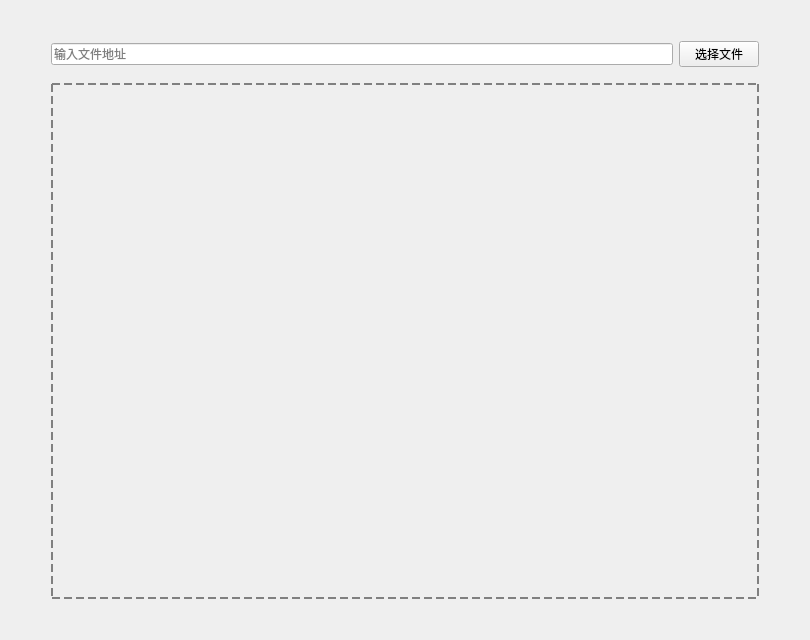
<?xml version="1.0" encoding="UTF-8"?>
<ui version="4.0">
 <class>Form</class>
 <widget class="QWidget" name="Form">
  <property name="geometry">
   <rect>
    <x>0</x>
    <y>0</y>
    <width>810</width>
    <height>640</height>
   </rect>
  </property>
  <property name="windowTitle">
   <string>Form</string>
  </property>
  <layout class="QVBoxLayout" name="verticalLayout">
   <item>
    <spacer name="verticalSpacer">
     <property name="orientation">
      <enum>Qt::Vertical</enum>
     </property>
     <property name="sizeType">
      <enum>QSizePolicy::Fixed</enum>
     </property>
     <property name="sizeHint" stdset="0">
      <size>
       <width>20</width>
       <height>30</height>
      </size>
     </property>
    </spacer>
   </item>
   <item>
    <layout class="QHBoxLayout" name="horizontalLayout">
     <property name="sizeConstraint">
      <enum>QLayout::SetMinimumSize</enum>
     </property>
     <item>
      <spacer name="horizontalSpacer_2">
       <property name="orientation">
        <enum>Qt::Horizontal</enum>
       </property>
       <property name="sizeType">
        <enum>QSizePolicy::Fixed</enum>
       </property>
       <property name="sizeHint" stdset="0">
        <size>
         <width>40</width>
         <height>20</height>
        </size>
       </property>
      </spacer>
     </item>
     <item>
      <widget class="LineEdit" name="lineEdit">
       <property name="placeholderText">
        <string>输入文件地址</string>
       </property>
      </widget>
     </item>
     <item>
      <widget class="open_select_button" name="selectButton">
       <property name="text">
        <string>选择文件</string>
       </property>
      </widget>
     </item>
     <item>
      <spacer name="horizontalSpacer">
       <property name="orientation">
        <enum>Qt::Horizontal</enum>
       </property>
       <property name="sizeType">
        <enum>QSizePolicy::Fixed</enum>
       </property>
       <property name="sizeHint" stdset="0">
        <size>
         <width>40</width>
         <height>20</height>
        </size>
       </property>
      </spacer>
     </item>
    </layout>
   </item>
   <item>
    <spacer name="verticalSpacer_2">
     <property name="orientation">
      <enum>Qt::Vertical</enum>
     </property>
     <property name="sizeType">
      <enum>QSizePolicy::Fixed</enum>
     </property>
     <property name="sizeHint" stdset="0">
      <size>
       <width>20</width>
       <height>10</height>
      </size>
     </property>
    </spacer>
   </item>
   <item>
    <layout class="QHBoxLayout" name="horizontalLayout_2">
     <property name="sizeConstraint">
      <enum>QLayout::SetDefaultConstraint</enum>
     </property>
     <item>
      <spacer name="horizontalSpacer_3">
       <property name="orientation">
        <enum>Qt::Horizontal</enum>
       </property>
       <property name="sizeType">
        <enum>QSizePolicy::Fixed</enum>
       </property>
       <property name="sizeHint" stdset="0">
        <size>
         <width>40</width>
         <height>20</height>
        </size>
       </property>
      </spacer>
     </item>
     <item>
      <widget class="QStackedWidget" name="switch_show">
       <property name="sizePolicy">
        <sizepolicy hsizetype="Expanding" vsizetype="Expanding">
         <horstretch>0</horstretch>
         <verstretch>0</verstretch>
        </sizepolicy>
       </property>
       <property name="styleSheet">
        <string notr="true">border: 2px dashed gray;</string>
       </property>
       <property name="currentIndex">
        <number>0</number>
       </property>
       <widget class="file_get_label" name="inputs">
        <property name="sizePolicy">
         <sizepolicy hsizetype="Expanding" vsizetype="Expanding">
          <horstretch>0</horstretch>
          <verstretch>0</verstretch>
         </sizepolicy>
        </property>
        <property name="styleSheet">
         <string notr="true">border: None;</string>
        </property>
       </widget>
       <widget class="file_loading_ring" name="loads">
        <property name="styleSheet">
         <string notr="true">border: None;</string>
        </property>
       </widget>
      </widget>
     </item>
     <item>
      <spacer name="horizontalSpacer_4">
       <property name="orientation">
        <enum>Qt::Horizontal</enum>
       </property>
       <property name="sizeType">
        <enum>QSizePolicy::Fixed</enum>
       </property>
       <property name="sizeHint" stdset="0">
        <size>
         <width>40</width>
         <height>20</height>
        </size>
       </property>
      </spacer>
     </item>
    </layout>
   </item>
   <item>
    <spacer name="verticalSpacer_3">
     <property name="orientation">
      <enum>Qt::Vertical</enum>
     </property>
     <property name="sizeType">
      <enum>QSizePolicy::Fixed</enum>
     </property>
     <property name="sizeHint" stdset="0">
      <size>
       <width>20</width>
       <height>30</height>
      </size>
     </property>
    </spacer>
   </item>
  </layout>
 </widget>
 <customwidgets>
  <customwidget>
   <class>LineEdit</class>
   <extends>QLineEdit</extends>
   <header>qfluentwidgets</header>
  </customwidget>
  <customwidget>
   <class>open_select_button</class>
   <extends>QPushButton</extends>
   <header>units.open</header>
   <slots>
    <slot>be_click()</slot>
   </slots>
  </customwidget>
  <customwidget>
   <class>file_get_label</class>
   <extends>QWidget</extends>
   <header>units.open</header>
   <container>1</container>
  </customwidget>
  <customwidget>
   <class>file_loading_ring</class>
   <extends>QWidget</extends>
   <header>units.open</header>
   <container>1</container>
  </customwidget>
 </customwidgets>
 <resources/>
 <connections>
  <connection>
   <sender>lineEdit</sender>
   <signal>textEdited(QString)</signal>
   <receiver>selectButton</receiver>
   <slot>change_text()</slot>
   <hints>
    <hint type="sourcelabel">
     <x>384</x>
     <y>56</y>
    </hint>
    <hint type="destinationlabel">
     <x>757</x>
     <y>57</y>
    </hint>
   </hints>
  </connection>
  <connection>
   <sender>selectButton</sender>
   <signal>clicked()</signal>
   <receiver>selectButton</receiver>
   <slot>be_click()</slot>
   <hints>
    <hint type="sourcelabel">
     <x>740</x>
     <y>57</y>
    </hint>
    <hint type="destinationlabel">
     <x>773</x>
     <y>57</y>
    </hint>
   </hints>
  </connection>
 </connections>
</ui>
